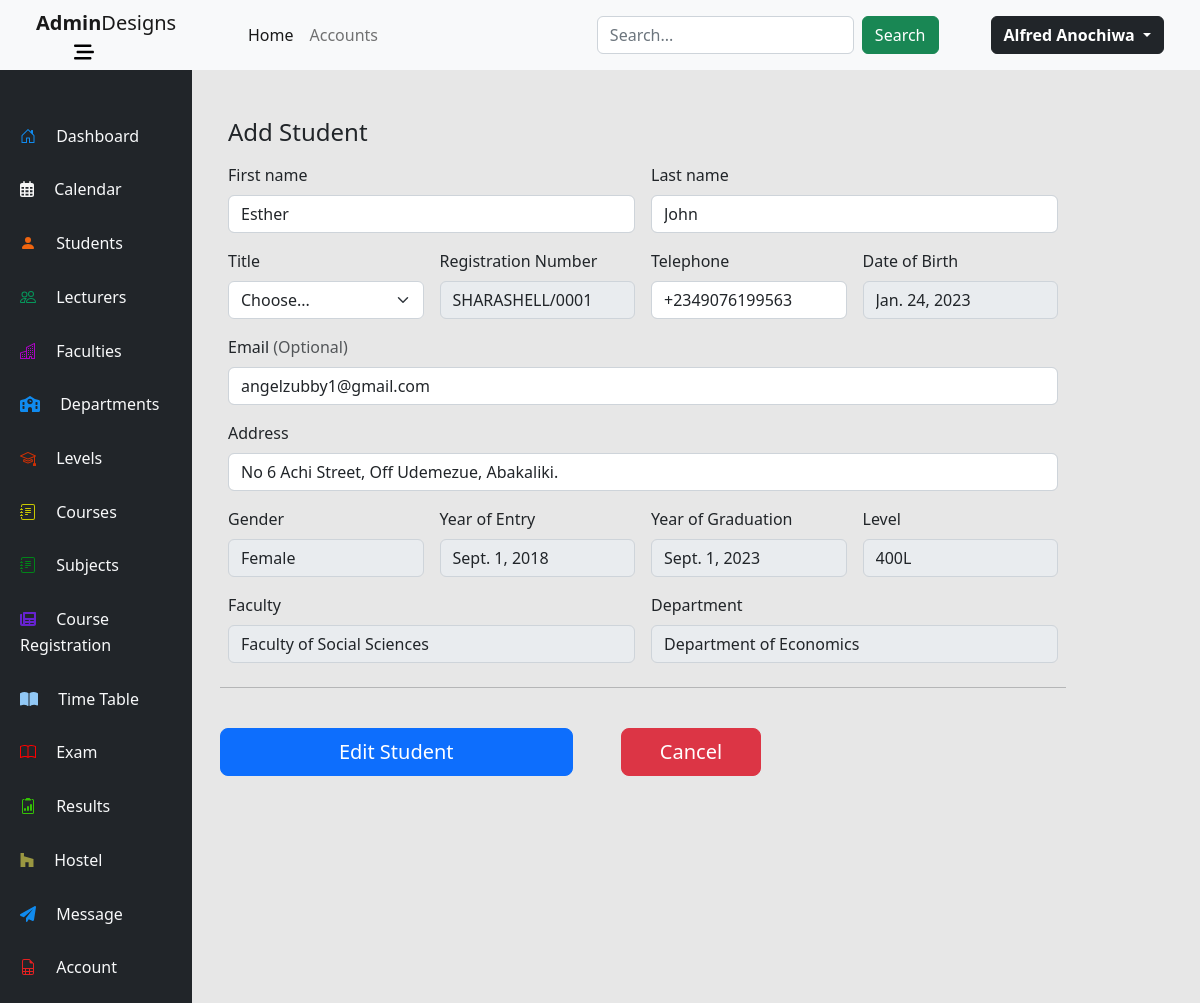
The page /students/edit-student/1 (signed in) on the database its author committed.
### students/models.py (models this page shows, shortened)
class Student(models.Model):
    GENDER = (
        ('Male', 'Male'),
        ('Female', 'Female')
    )
    TITLE = (
        ('Mr.', 'Mr.'),
        ('Miss.', 'Miss.'),
        ('Mrs.', 'Mrs.'),
        ('Dr.', 'Dr.'),
        ('Engr.', 'Engr.'),
        ('Barr.', 'Barr.'),
        ('Prof.', 'Prof.'),
    )
    id = models.AutoField(primary_key=True)
    regNumber = models.CharField(blank=False, unique=True, max_length=15)
    firstName = models.CharField(blank=False, max_length=50)
    lastName = models.CharField(blank=False, max_length=50)
    dateOfBirth = models.DateField(blank=False)
    title = models.CharField(max_length=5, choices=TITLE, blank=False)
    gender = models.CharField(max_length=6, choices=GENDER, blank=False)
    phone = models.CharField(blank=False, max_length=15)
    address = models.TextField(blank=False)
    email = models.EmailField(max_length=100, unique=True)
    courses = models.ManyToManyField(Subject, blank=True)
    department = models.ForeignKey(Department, on_delete=models.CASCADE)
    faculty = models.ForeignKey(Faculty, on_delete=models.CASCADE)
    level = models.ForeignKey(Level, on_delete=models.CASCADE)
    yearOfEntry = models.DateField(blank=False)
    yearOfGraduation = models.DateField(blank=False)
    username = models.EmailField(max_length=100, unique=True)
    image = models.ImageField(upload_to='media')

### levels/models.py (models this page shows)
class Level(models.Model):
    title = models.CharField(max_length=4, primary_key=True, blank=False)
    def __str__(self):
        return f'{self.title}'

### faculties/models.py (models this page shows)
class Faculty(models.Model):
    facultyId = models.AutoField(primary_key=True)
    facultyName = models.CharField(blank=False, max_length=100, unique=True)
    def __str__(self):
        return f'Faculty of {self.facultyName}'
    class Meta:
        verbose_name_plural = 'Faculties'

### departments/models.py (models this page shows)
class Department(models.Model):
    DURATION = (
        ('4', '4 Years'),
        ('5', '5 Years'),
        ('6', '6 Years')
    )
    departmentId = models.AutoField(primary_key=True)
    departmentName = models.CharField(blank=False, max_length=100, unique=True)
    faculty = models.ForeignKey(Faculty, on_delete=models.CASCADE)
    courseDuration =  models.CharField(max_length=1, choices=DURATION, blank=False)
    def __str__(self):
        return f'Department of {self.departmentName}'

### students/views.py (the view)
# urls.py: path('edit-student/<int:id>', views.editStudent, name='edit-student'),
@login_required
def editStudent(request, id):
    student = Student.objects.get(pk=id)
    context = {
        'student':student
    }
    return render(request, 'edit-student.html', context)

### students/templates/edit-student.html (shortened to what this page needs)
{% extends 'dashboard/base.html' %}
{% block content %}
<div class="col-md-7 col-lg-10 mt-5 ms-4">
    <h4 class="mb-3">Add Student</h4>
    <form class="needs-validation" novalidate="" action="{{student.id}}/edit" method="post">
      <div class="row g-3">
        <div class="col-sm-6">
          <label for="firstName" class="form-label">First name</label>
          <input type="text" class="form-control" id="firstName" placeholder="" value="{{student.firstName}}" required="required" name="firstName">
        </div>
        <div class="col-sm-6">
          <label for="lastName" class="form-label">Last name</label>
          <input type="text" class="form-control" id="lastName" placeholder="" value="{{student.lastName}}" required="required" name="lastName">
        </div>
        <div class="col-md-3">
            <label for="title" class="form-label">Title</label>
            <select class="form-select" id="title" required="required" name="title">
              <option value="">Choose...</option>
            </select>
          </div>
          <div class="col-sm-3">
            <label for="regNumber" class="form-label">Registration Number</label>
            <input type="text" class="form-control" id="regNumber" maxlength="15" placeholder="" value="{{student.regNumber}}" disabled name="regNumber">
          </div>
          <div class="col-sm-3  ">
            <label for="phone" class="form-label">Telephone</label>
            <input type="tel" class="form-control" id="phone" placeholder="" value="{{student.phone}}" required="required" name="phone">
          </div>
          <div class="col-md-3">
            <label for="dateOfBirth" class="form-label">Date of Birth</label>
            <input type="text" class="form-control" id="dateOfBirth" placeholder="" value="{{student.dateOfBirth}}" disabled name="dateOfBirth">
          </div>
        <div class="col-12">
          <label for="email" class="form-label">Email <span class="text-muted">(Optional)</span></label>
          <input type="email" class="form-control" id="email" value="{{student.email}}" name="email">
        </div>
        <div class="col-12">
          <label for="address" class="form-label">Address</label>
          <input type="text" class="form-control" id="address" value="{{student.address}}" required="required" name="address">
        </div>
        <div class="col-md-3">
            <label for="gender" class="form-label">Gender</label>
            <input type="text" class="form-control" id="gender" placeholder="" value="{{student.gender}}" disabled name="gender">
          </div>
          <div class="col-md-3">
            <label for="yearOfEntry" class="form-label">Year of Entry</label>
            <input type="text" class="form-control" id="yearOfEntry" placeholder="" value="{{student.yearOfEntry}}" disabled name="yearOfEntry">
          </div>
          <div class="col-md-3">
              <label for="yearOfGraduation" class="form-label">Year of Graduation</label>
              <input type="text" class="form-control" id="yearOfGraduation" placeholder="" value="{{student.yearOfGraduation}}" disabled name="yearOfGraduation">
            </div>
            <div class="col-md-3">
              <label for="level" class="form-label">Level</label>
              <input type="text" class="form-control" id="level" placeholder="" value="{{student.level}}" disabled name="level">
            </div>
          <div class="col-md-6">
            <label for="faculty" class="form-label">Faculty</label>
            <input type="text" class="form-control" id="faculty" placeholder="" value="{{student.faculty}}" disabled name="faculty">
          </div>
          <div class="col-md-6">
            <label for="department" class="form-label">Department</label>
            <input type="text" class="form-control" id="department" placeholder="" value="{{student.department}}" disabled name="department">
          </div>
      <hr class="my-4">
      <button class=" col-5 me-5 btn btn-primary btn-lg" type="submit">Edit Student</button>
      <a name="cancel" id="" class="btn btn-danger btn-lg col-2" href="../add-student/cancel" role="button">Cancel</a>
      </form>
  </div>
{% endblock %}

### dashboard/templates/dashboard/base.html (shortened to what this page needs)
{% load static %}
<!DOCTYPE html>
<html lang="en">
<head>
    <link rel="stylesheet" href="https://cdn.jsdelivr.net/npm/bootstrap@5.2.3/dist/css/bootstrap.min.css">
    <link rel="stylesheet" href="{% static 'css/bootstrap.min.css' %}">
    <link rel="stylesheet" href="{% static 'css/animate.css' %}">
</head>
<body class=" p-0 m-0">
<nav class="navbar navbar-expand-sm navbar-light bg-light row sticky-top">
    <div class="col-2 text-center ps-5">
        <a class="navbar-brand" href="../../../"><strong>Admin</strong>Designs</a>
        <a class="me-5" href="#"  data-bs-toggle="collapse" data-bs-target="#aside" aria-expanded="false" aria-controls="aside">
        </a>
    </div>
      <div class="col-10 ps-5 pe-5">
        <div class="collapse navbar-collapse" id="collapsibleNavId">
            <ul class="navbar-nav me-auto mt-2 mt-lg-0">
                <li class="nav-item">
                    <a class="nav-link active" href="../../../" aria-current="page">Home <span class="visually-hidden">(current)</span></a>
                </li>
                <li class="nav-item">
                    <a class="nav-link" href="../../../accounts">Accounts</a>
                </li>
            </ul>
            <form class="d-flex my-2 my-lg-0" method="GET" action="search">
                <input class="form-control me-sm-2" type="text" placeholder="Search..." name="q">
                <button class="btn btn-success my-2 my-sm-0" type="submit">Search</button>
            </form>
            <div class="ms-1 d-flex flex-row align-items-center">
                <div class="dropdown">
                    <a class="btn btn-dark dropdown-toggle" type="button" id="dropdownMenuButton" data-toggle="dropdown" aria-haspopup="true" aria-expanded="false">
                        <strong class="">{{user.first_name}} {{user.last_name}}</strong>
                    </a>
                </div>
            </div>
        </div>
  </div>
</nav>
<div class="row">
    <aside class="col-2 bg-dark text-light p-0 aside" id="aside">
        <div class="col-12 m-2 mt-5 ">
            <div class="col-12 mb-3  aside-list-item ps-4 pt-1 pb-2 active">
                <a href="../../../"  class="text-decoration-none text-light">
                    <span class="ms-3 align-middle text-responsive">Dashboard</span>
                </a>
            </div>
            <div class="col-12 mb-3  aside-list-item ps-4 pt-1 pb-2">
                <a href="#"  class="text-decoration-none text-light">
                    <span class="ms-3 align-middle text-responsive">Calendar</span>
                </a>
            </div>
            <div class="col-12 mb-3  aside-list-item ps-4 pt-1 pb-2">
                <a href="../../../students"  class="text-decoration-none text-light">
                    <svg xmlns="http://www.w3.org/2000/svg" width="16" height="16" fill="currentColor" style="fill: rgb(239, 101, 16);" class="bi bi-person-fill" viewBox="0 0 16 16">
                        <path d="M3 14s-1 0-1-1 1-4 6-4 6 3 6 4-1 1-1 1H3zm5-6a3 3 0 1 0 0-6 3 3 0 0 0 0 6z"/>
                      </svg>
                    <span class="ms-3 align-middle text-responsive">Students</span>
                </a>
            </div>
            <div class="col-12 mb-3  aside-list-item ps-4 pt-1 pb-2">
                <a href="../../../lecturers"  class="text-decoration-none text-light">
                    <span class="ms-3 align-middle text-responsive">Lecturers</span>
                </a>
            </div>
            <div class="col-12 mb-3  aside-list-item ps-4 pt-1 pb-2">
                <a href="../../../faculties"  class="text-decoration-none text-light">
                    <span class="ms-3 align-middle text-responsive">Faculties</span>
                </a>
            </div>
            <div class="col-12 mb-3  aside-list-item ps-4 pt-1 pb-2">
                <a href="../../../departments"  class="text-decoration-none text-light" >
                    <span class="ms-3 align-middle text-responsive">Departments</span>
                </a>
            </div>
            <div class="col-12 mb-3  aside-list-item ps-4 pt-1 pb-2">
                <a href="../../../levels"  class="text-decoration-none text-light">
                    <span class="ms-3 align-middle text-responsive">Levels</span>
                </a>
            </div>
            <div class="col-12 mb-3  aside-list-item ps-4 pt-1 pb-2">
                <a href="../../../courses"  class="text-decoration-none text-light">
                    <span class="ms-3 align-middle text-responsive">Courses</span>
                </a>
            </div>
            <div class="col-12 mb-3  aside-list-item ps-4 pt-1 pb-2">
                <a href="../../../subjects"  class="text-decoration-none text-light">
                    <span class="ms-3 align-middle text-responsive">Subjects</span>
                </a>
            </div>
                        <div class="col-12 mb-3  aside-list-item ps-4 pt-1 pb-2">
                <a href="#"  class="text-decoration-none text-light">
                    <span class="ms-3 align-middle text-responsive">Course Registration</span>
                </a>
            </div>
            <div class="col-12 mb-3  aside-list-item ps-4 pt-1 pb-2">
                <a href="#"  class="text-decoration-none text-light">
                    <span class="ms-3 align-middle text-responsive">Time Table</span>
                </a>
            </div>
            <div class="col-12 mb-3  aside-list-item ps-4 pt-1 pb-2">
                <a href="#"  class="text-decoration-none text-light">
                    <span class="ms-3 align-middle text-responsive">Exam</span>
                </a>
            </div>
            <div class="col-12 mb-3  aside-list-item ps-4 pt-1 pb-2">
                <a href="#"  class="text-decoration-none text-light">
                    <span class="ms-3 align-middle text-responsive">Results</span>
                </a>
            </div>
            <div class="col-12 mb-3  aside-list-item ps-4 pt-1 pb-2">
                <a href="#"  class="text-decoration-none text-light">
                    <svg style="fill: rgb(154, 151, 65);" xmlns="http://www.w3.org/2000/svg" viewBox="0 0 448 512"><path d="M275.9 330.7H171.3V480H17V32h109.5v104.5l305.1 85.6V480H275.9z"/></svg>
                    <span class="ms-3 align-middle text-responsive">Hostel</span>
                </a>
            </div>
            <div class="col-12 mb-3  aside-list-item ps-4 pt-1 pb-2">
                <a href="#"  class="text-decoration-none text-light">
                    <span class="ms-3 align-middle text-responsive">Message</span>
                </a>
            </div>
            <div class="col-12 mb-3  aside-list-item ps-4 pt-1 pb-2">
                <a href="../../../accounts"  class="text-decoration-none text-light">
                    <span class="ms-3 align-middle text-responsive">Account</span>
                </a>
            </div>
        </div>
    </aside>
    <main class="col-10 main">
        {% block content%}
        {% endblock content %}
    </main>
</div>
</body>
</html>

### dashboard/templates/dashboard/base.html (style rules this page uses)
.aside div svg { fill: whitesmoke; height: 16px; }
.main { background-color: rgb(231, 231, 231); }

### rows shown on the page
Student: firstName "Esther", lastName "John", regNumber "SHARASHELL/0001", phone "+2349076199563", dateOfBirth "Jan. 24, 2023", email "angelzubby1@gmail.com", address "No 6 Achi Street, Off Udemezue, Abakaliki.", gender "Female", yearOfEntry "Sept. 1, 2018", yearOfGraduation "Sept. 1, 2023", level "400L", faculty "Faculty of Social Sciences", department "Department of Economics"

### other values the page prints
{{ user.first_name }} "Alfred"
{{ user.last_name }} "Anochiwa"
